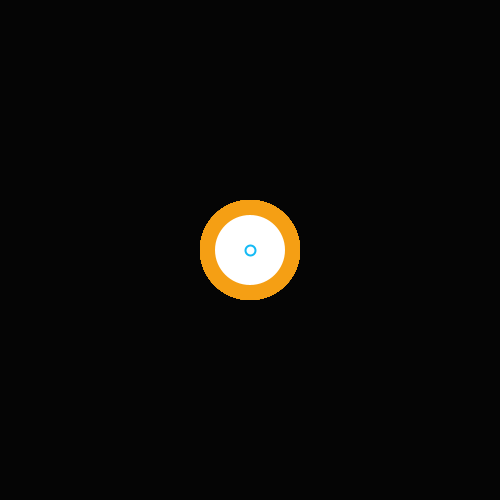
Frame 1 (no input)
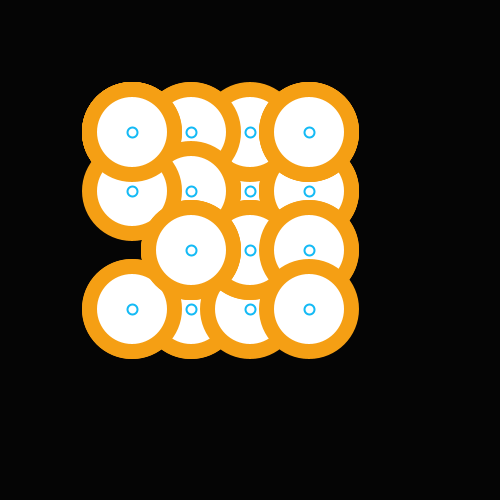
Frame 60 (the mouse pressed at the canvas centre just before this capture)
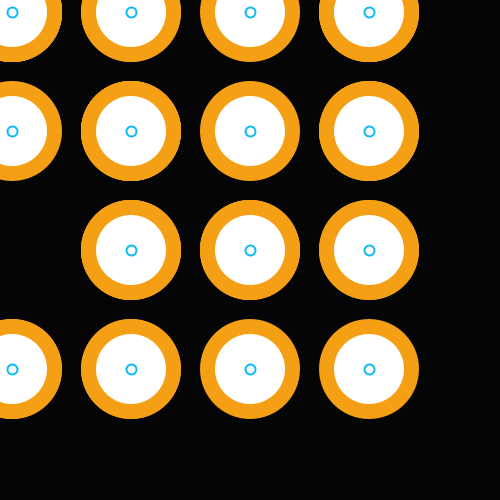
Frame 120 (the mouse held since frame 60 and released just before this capture)

The Processing sketch that drew these frames (run headless with seeded random() and noise(); from frame 60 on, the mouse is pressed at the canvas centre):

// Processing sketch: macarenas10e00
// ── macarenas10e00.pde
// Universidad del Desarrollo, Facultad de Diseño, Diseño Digital
// Macarena Ferrer Valle
// s10 ejercicio 00
//Macarena m;
Macarena[] m = new Macarena[40];

void setup() {
  size(500, 500);
  //m = new Macarena();
  for (int i = 0; i < m.length; i ++) {
    m[i] = new Macarena();
  }
}

void draw() {
  background(#050505);
  //m.reloj();
  for (int i = 0; i < m.length; i ++) {
    m[i].reloj();
    m[i].movimiento();
  }
}
// ── Macarena.pde
class Macarena {
  // Variables
  int x, y, t;
  float vx, vy;
  color amarillo, azul, negro, blanco;

  // Contructor
  Macarena() {

    x = width / 2;
    y = height / 2;
    t = 100;

    amarillo = color(#F59F14); // iniciación variable de color
    azul = color(#14BAF5); // iniciación variable de color
    negro = color(#050505); // iniciación variable de color
    blanco = color(#FFFFFF); // iniciación variable de color

    vx = random(-2 ,2);
    vy = random(-2 ,2);
  }
  // Métodos

  void reloj() { // inicio ámbito de función tres
    noStroke(); // las figuras de la función no tienen borde

    // elipse 1, marco reloj
    fill(amarillo);
    ellipse(x, y, t, t);

    // elipse 2
    fill(blanco);
    ellipse(x, y, t - 30, t - 30);

    // elipse 3, números
    stroke(azul);
    strokeWeight(2);
    ellipse(x, y, t - 90, t - 90);

    ////punteros
    //stroke(negro);
    ////strokeWeight(2);
    //line(x, y, x, y - 95);
    //line(x, y, x + 30, x - 50);
  } // fin ámbito de función tres

  void movimiento() {


    if (x > width || x <0) {
      vx *= -1;
    }
    if (y > height || y <0) {
      vy *= -1;
    }
    x += vx;
    y += vy;
  }
}
